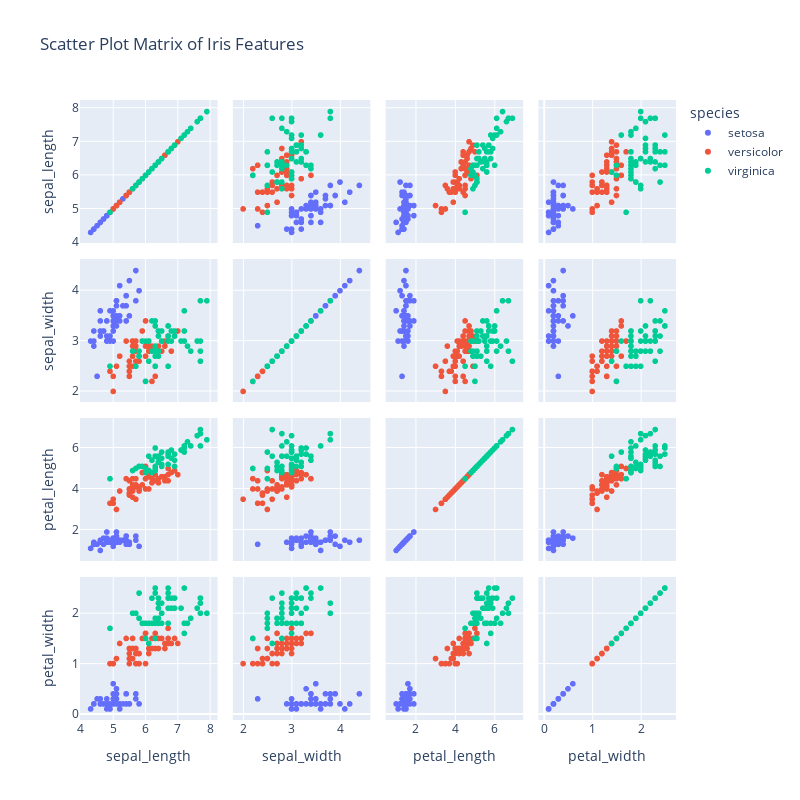

The cell this chart's notebook holds for it:
### Markdown cell above
## Scatter Plot Matrix

A scatter plot matrix is used to visualize relationships among features interactively.

### Code cell
# Scatter Plot Matrix
fig = px.scatter_matrix(
    df,
    dimensions=['sepal_length', 'sepal_width', 'petal_length', 'petal_width'],
    color='species',
    title='Scatter Plot Matrix of Iris Features'
)
fig.update_layout(width=800, height=800)
fig.show()

### Figure 1 — Plotly figure (JSON) as saved in the notebook; plotly's stock layout.template omitted (floating-point values rounded to 4 significant figures)
{"data": [{"dimensions": [{"axis": {"matches": true}, "label": "sepal_length", "values": [5.1, 4.9, 4.7, 4.6, 5, 5.4, 4.6, 5, 4.4, 4.9, 5.4, 4.8, 4.8, 4.3, 5.8, 5.7, 5.4, 5.1, 5.7, 5.1, 5.4, 5.1, 4.6, 5.1, 4.8, 5, 5, 5.2, 5.2, 4.7, 4.8, 5.4, 5.2, 5.5, 4.9, 5, 5.5, 4.9, 4.4, 5.1, 5, 4.5, 4.4, 5, 5.1, 4.8, 5.1, 4.6, 5.3, 5]}, {"axis": {"matches": true}, "label": "sepal_width", "values": [3.5, 3, 3.2, 3.1, 3.6, 3.9, 3.4, 3.4, 2.9, 3.1, 3.7, 3.4, 3, 3, 4, 4.4, 3.9, 3.5, 3.8, 3.8, 3.4, 3.7, 3.6, 3.3, 3.4, 3, 3.4, 3.5, 3.4, 3.2, 3.1, 3.4, 4.1, 4.2, 3.1, 3.2, 3.5, 3.6, 3, 3.4, 3.5, 2.3, 3.2, 3.5, 3.8, 3, 3.8, 3.2, 3.7, 3.3]}, {"axis": {"matches": true}, "label": "petal_length", "values": [1.4, 1.4, 1.3, 1.5, 1.4, 1.7, 1.4, 1.5, 1.4, 1.5, 1.5, 1.6, 1.4, 1.1, 1.2, 1.5, 1.3, 1.4, 1.7, 1.5, 1.7, 1.5, 1, 1.7, 1.9, 1.6, 1.6, 1.5, 1.4, 1.6, 1.6, 1.5, 1.5, 1.4, 1.5, 1.2, 1.3, 1.4, 1.3, 1.5, 1.3, 1.3, 1.3, 1.6, 1.9, 1.4, 1.6, 1.4, 1.5, 1.4]}, {"axis": {"matches": true}, "label": "petal_width", "values": [0.2, 0.2, 0.2, 0.2, 0.2, 0.4, 0.3, 0.2, 0.2, 0.1, 0.2, 0.2, 0.1, 0.1, 0.2, 0.4, 0.4, 0.3, 0.3, 0.3, 0.2, 0.4, 0.2, 0.5, 0.2, 0.2, 0.4, 0.2, 0.2, 0.2, 0.2, 0.4, 0.1, 0.2, 0.2, 0.2, 0.2, 0.1, 0.2, 0.2, 0.3, 0.3, 0.2, 0.6, 0.4, 0.3, 0.2, 0.2, 0.2, 0.2]}], "hovertemplate": "species=setosa<br>%{xaxis.title.text}=%{x}<br>%{yaxis.title.text}=%{y}<extra></extra>", "legendgroup": "setosa", "marker": {"color": "#636efa", "symbol": "circle"}, "name": "setosa", "showlegend": true, "type": "splom"}, {"dimensions": [{"axis": {"matches": true}, "label": "sepal_length", "values": [7, 6.4, 6.9, 5.5, 6.5, 5.7, 6.3, 4.9, 6.6, 5.2, 5, 5.9, 6, 6.1, 5.6, 6.7, 5.6, 5.8, 6.2, 5.6, 5.9, 6.1, 6.3, 6.1, 6.4, 6.6, 6.8, 6.7, 6, 5.7, 5.5, 5.5, 5.8, 6, 5.4, 6, 6.7, 6.3, 5.6, 5.5, 5.5, 6.1, 5.8, 5, 5.6, 5.7, 5.7, 6.2, 5.1, 5.7]}, {"axis": {"matches": true}, "label": "sepal_width", "values": [3.2, 3.2, 3.1, 2.3, 2.8, 2.8, 3.3, 2.4, 2.9, 2.7, 2, 3, 2.2, 2.9, 2.9, 3.1, 3, 2.7, 2.2, 2.5, 3.2, 2.8, 2.5, 2.8, 2.9, 3, 2.8, 3, 2.9, 2.6, 2.4, 2.4, 2.7, 2.7, 3, 3.4, 3.1, 2.3, 3, 2.5, 2.6, 3, 2.6, 2.3, 2.7, 3, 2.9, 2.9, 2.5, 2.8]}, {"axis": {"matches": true}, "label": "petal_length", "values": [4.7, 4.5, 4.9, 4, 4.6, 4.5, 4.7, 3.3, 4.6, 3.9, 3.5, 4.2, 4, 4.7, 3.6, 4.4, 4.5, 4.1, 4.5, 3.9, 4.8, 4, 4.9, 4.7, 4.3, 4.4, 4.8, 5, 4.5, 3.5, 3.8, 3.7, 3.9, 5.1, 4.5, 4.5, 4.7, 4.4, 4.1, 4, 4.4, 4.6, 4, 3.3, 4.2, 4.2, 4.2, 4.3, 3, 4.1]}, {"axis": {"matches": true}, "label": "petal_width", "values": [1.4, 1.5, 1.5, 1.3, 1.5, 1.3, 1.6, 1, 1.3, 1.4, 1, 1.5, 1, 1.4, 1.3, 1.4, 1.5, 1, 1.5, 1.1, 1.8, 1.3, 1.5, 1.2, 1.3, 1.4, 1.4, 1.7, 1.5, 1, 1.1, 1, 1.2, 1.6, 1.5, 1.6, 1.5, 1.3, 1.3, 1.3, 1.2, 1.4, 1.2, 1, 1.3, 1.2, 1.3, 1.3, 1.1, 1.3]}], "hovertemplate": "species=versicolor<br>%{xaxis.title.text}=%{x}<br>%{yaxis.title.text}=%{y}<extra></extra>", "legendgroup": "versicolor", "marker": {"color": "#EF553B", "symbol": "circle"}, "name": "versicolor", "showlegend": true, "type": "splom"}, {"dimensions": [{"axis": {"matches": true}, "label": "sepal_length", "values": [6.3, 5.8, 7.1, 6.3, 6.5, 7.6, 4.9, 7.3, 6.7, 7.2, 6.5, 6.4, 6.8, 5.7, 5.8, 6.4, 6.5, 7.7, 7.7, 6, 6.9, 5.6, 7.7, 6.3, 6.7, 7.2, 6.2, 6.1, 6.4, 7.2, 7.4, 7.9, 6.4, 6.3, 6.1, 7.7, 6.3, 6.4, 6, 6.9, 6.7, 6.9, 5.8, 6.8, 6.7, 6.7, 6.3, 6.5, 6.2, 5.9]}, {"axis": {"matches": true}, "label": "sepal_width", "values": [3.3, 2.7, 3, 2.9, 3, 3, 2.5, 2.9, 2.5, 3.6, 3.2, 2.7, 3, 2.5, 2.8, 3.2, 3, 3.8, 2.6, 2.2, 3.2, 2.8, 2.8, 2.7, 3.3, 3.2, 2.8, 3, 2.8, 3, 2.8, 3.8, 2.8, 2.8, 2.6, 3, 3.4, 3.1, 3, 3.1, 3.1, 3.1, 2.7, 3.2, 3.3, 3, 2.5, 3, 3.4, 3]}, {"axis": {"matches": true}, "label": "petal_length", "values": [6, 5.1, 5.9, 5.6, 5.8, 6.6, 4.5, 6.3, 5.8, 6.1, 5.1, 5.3, 5.5, 5, 5.1, 5.3, 5.5, 6.7, 6.9, 5, 5.7, 4.9, 6.7, 4.9, 5.7, 6, 4.8, 4.9, 5.6, 5.8, 6.1, 6.4, 5.6, 5.1, 5.6, 6.1, 5.6, 5.5, 4.8, 5.4, 5.6, 5.1, 5.1, 5.9, 5.7, 5.2, 5, 5.2, 5.4, 5.1]}, {"axis": {"matches": true}, "label": "petal_width", "values": [2.5, 1.9, 2.1, 1.8, 2.2, 2.1, 1.7, 1.8, 1.8, 2.5, 2, 1.9, 2.1, 2, 2.4, 2.3, 1.8, 2.2, 2.3, 1.5, 2.3, 2, 2, 1.8, 2.1, 1.8, 1.8, 1.8, 2.1, 1.6, 1.9, 2, 2.2, 1.5, 1.4, 2.3, 2.4, 1.8, 1.8, 2.1, 2.4, 2.3, 1.9, 2.3, 2.5, 2.3, 1.9, 2, 2.3, 1.8]}], "hovertemplate": "species=virginica<br>%{xaxis.title.text}=%{x}<br>%{yaxis.title.text}=%{y}<extra></extra>", "legendgroup": "virginica", "marker": {"color": "#00cc96", "symbol": "circle"}, "name": "virginica", "showlegend": true, "type": "splom"}], "layout": {"dragmode": "select", "height": 800, "legend": {"title": {"text": "species"}, "tracegroupgap": 0}, "title": {"text": "Scatter Plot Matrix of Iris Features"}, "width": 800, "xaxis": {"autorange": true, "range": [3.97, 8.23], "type": "linear"}, "xaxis2": {"autorange": true, "range": [1.78, 4.62], "type": "linear"}, "xaxis3": {"autorange": true, "range": [0.4593, 7.441], "type": "linear"}, "xaxis4": {"autorange": true, "range": [-0.1199, 2.72], "type": "linear"}, "yaxis": {"autorange": true, "range": [3.97, 8.23], "type": "linear"}, "yaxis2": {"autorange": true, "range": [1.78, 4.62], "type": "linear"}, "yaxis3": {"autorange": true, "range": [0.4593, 7.441], "type": "linear"}, "yaxis4": {"autorange": true, "range": [-0.1199, 2.72], "type": "linear"}}}
